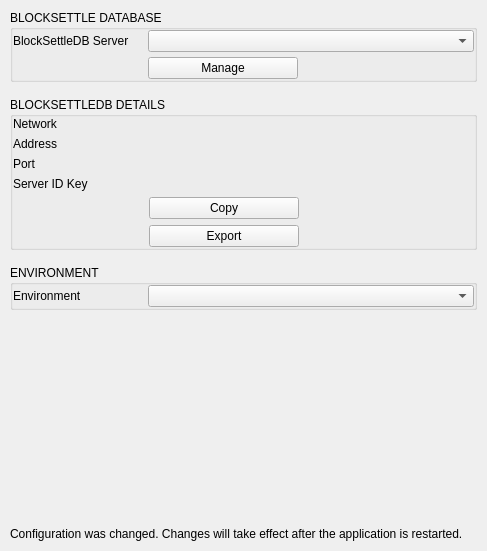
<?xml version="1.0" encoding="UTF-8"?>
<!--

***********************************************************************************
* Copyright (C) 2019 - 2020, BlockSettle AB
* Distributed under the GNU Affero General Public License (AGPL v3)
* See LICENSE or http://www.gnu.org/licenses/agpl.html
*
**********************************************************************************

-->
<ui version="4.0">
 <class>NetworkSettingsPage</class>
 <widget class="QWidget" name="NetworkSettingsPage">
  <property name="geometry">
   <rect>
    <x>0</x>
    <y>0</y>
    <width>487</width>
    <height>551</height>
   </rect>
  </property>
  <property name="windowTitle">
   <string>Form</string>
  </property>
  <layout class="QVBoxLayout" name="verticalLayout">
   <property name="spacing">
    <number>15</number>
   </property>
   <property name="leftMargin">
    <number>10</number>
   </property>
   <property name="topMargin">
    <number>10</number>
   </property>
   <property name="rightMargin">
    <number>10</number>
   </property>
   <property name="bottomMargin">
    <number>10</number>
   </property>
   <item>
    <widget class="QGroupBox" name="ArmorySettingsGroupBox">
     <property name="minimumSize">
      <size>
       <width>0</width>
       <height>0</height>
      </size>
     </property>
     <property name="title">
      <string>BLOCKSETTLE DATABASE</string>
     </property>
     <layout class="QVBoxLayout" name="verticalLayout_6">
      <property name="spacing">
       <number>5</number>
      </property>
      <property name="leftMargin">
       <number>0</number>
      </property>
      <property name="topMargin">
       <number>0</number>
      </property>
      <property name="rightMargin">
       <number>0</number>
      </property>
      <property name="bottomMargin">
       <number>0</number>
      </property>
      <item>
       <widget class="QWidget" name="horizontalWidget6_2" native="true">
        <property name="minimumSize">
         <size>
          <width>0</width>
          <height>0</height>
         </size>
        </property>
        <layout class="QHBoxLayout" name="horizontalLayout_9">
         <property name="spacing">
          <number>5</number>
         </property>
         <property name="leftMargin">
          <number>0</number>
         </property>
         <property name="topMargin">
          <number>0</number>
         </property>
         <property name="rightMargin">
          <number>0</number>
         </property>
         <property name="bottomMargin">
          <number>0</number>
         </property>
         <item>
          <widget class="QLabel" name="armoryDBHostLabel_2">
           <property name="sizePolicy">
            <sizepolicy hsizetype="Preferred" vsizetype="Preferred">
             <horstretch>0</horstretch>
             <verstretch>0</verstretch>
            </sizepolicy>
           </property>
           <property name="minimumSize">
            <size>
             <width>130</width>
             <height>0</height>
            </size>
           </property>
           <property name="maximumSize">
            <size>
             <width>130</width>
             <height>16777215</height>
            </size>
           </property>
           <property name="text">
            <string>BlockSettleDB Server</string>
           </property>
           <property name="wordWrap">
            <bool>true</bool>
           </property>
          </widget>
         </item>
         <item>
          <widget class="QComboBox" name="comboBoxArmoryServer"/>
         </item>
        </layout>
       </widget>
      </item>
      <item>
       <widget class="QWidget" name="horizontalWidget1_3" native="true">
        <property name="minimumSize">
         <size>
          <width>0</width>
          <height>0</height>
         </size>
        </property>
        <layout class="QHBoxLayout" name="horizontalLayout_6">
         <property name="spacing">
          <number>5</number>
         </property>
         <property name="leftMargin">
          <number>0</number>
         </property>
         <property name="topMargin">
          <number>0</number>
         </property>
         <property name="rightMargin">
          <number>0</number>
         </property>
         <property name="bottomMargin">
          <number>0</number>
         </property>
         <item>
          <widget class="QLabel" name="armoryDBHostLabel_3">
           <property name="minimumSize">
            <size>
             <width>130</width>
             <height>0</height>
            </size>
           </property>
           <property name="maximumSize">
            <size>
             <width>130</width>
             <height>16777215</height>
            </size>
           </property>
           <property name="text">
            <string/>
           </property>
           <property name="wordWrap">
            <bool>true</bool>
           </property>
          </widget>
         </item>
         <item>
          <widget class="QPushButton" name="pushButtonManageArmory">
           <property name="minimumSize">
            <size>
             <width>150</width>
             <height>0</height>
            </size>
           </property>
           <property name="maximumSize">
            <size>
             <width>16777215</width>
             <height>16777215</height>
            </size>
           </property>
           <property name="text">
            <string>Manage</string>
           </property>
          </widget>
         </item>
         <item>
          <spacer name="horizontalSpacer_2">
           <property name="orientation">
            <enum>Qt::Horizontal</enum>
           </property>
           <property name="sizeHint" stdset="0">
            <size>
             <width>40</width>
             <height>20</height>
            </size>
           </property>
          </spacer>
         </item>
        </layout>
       </widget>
      </item>
     </layout>
    </widget>
   </item>
   <item>
    <widget class="QGroupBox" name="ArmoryDetailsGroupBox">
     <property name="minimumSize">
      <size>
       <width>0</width>
       <height>0</height>
      </size>
     </property>
     <property name="title">
      <string>BLOCKSETTLEDB DETAILS</string>
     </property>
     <layout class="QVBoxLayout" name="verticalLayout_4">
      <property name="spacing">
       <number>6</number>
      </property>
      <property name="leftMargin">
       <number>0</number>
      </property>
      <property name="topMargin">
       <number>0</number>
      </property>
      <property name="rightMargin">
       <number>0</number>
      </property>
      <property name="bottomMargin">
       <number>0</number>
      </property>
      <item>
       <layout class="QHBoxLayout" name="horizontalLayout_14">
        <item>
         <widget class="QLabel" name="label_16">
          <property name="minimumSize">
           <size>
            <width>130</width>
            <height>0</height>
           </size>
          </property>
          <property name="maximumSize">
           <size>
            <width>130</width>
            <height>16777215</height>
           </size>
          </property>
          <property name="text">
           <string>Network</string>
          </property>
          <property name="alignment">
           <set>Qt::AlignLeading|Qt::AlignLeft|Qt::AlignVCenter</set>
          </property>
          <property name="wordWrap">
           <bool>true</bool>
          </property>
         </widget>
        </item>
        <item>
         <widget class="QLabel" name="labelArmoryServerNetwork">
          <property name="text">
           <string/>
          </property>
          <property name="whiteLabel" stdset="0">
           <bool>true</bool>
          </property>
         </widget>
        </item>
       </layout>
      </item>
      <item>
       <layout class="QHBoxLayout" name="horizontalLayout_13">
        <item>
         <widget class="QLabel" name="label_7">
          <property name="minimumSize">
           <size>
            <width>130</width>
            <height>0</height>
           </size>
          </property>
          <property name="maximumSize">
           <size>
            <width>130</width>
            <height>16777215</height>
           </size>
          </property>
          <property name="text">
           <string>Address</string>
          </property>
          <property name="alignment">
           <set>Qt::AlignLeading|Qt::AlignLeft|Qt::AlignVCenter</set>
          </property>
          <property name="wordWrap">
           <bool>true</bool>
          </property>
         </widget>
        </item>
        <item>
         <widget class="QLabel" name="labelArmoryServerAddress">
          <property name="text">
           <string/>
          </property>
          <property name="whiteLabel" stdset="0">
           <bool>true</bool>
          </property>
         </widget>
        </item>
       </layout>
      </item>
      <item>
       <layout class="QHBoxLayout" name="horizontalLayout_12">
        <item>
         <widget class="QLabel" name="label_6">
          <property name="minimumSize">
           <size>
            <width>130</width>
            <height>0</height>
           </size>
          </property>
          <property name="maximumSize">
           <size>
            <width>130</width>
            <height>16777215</height>
           </size>
          </property>
          <property name="text">
           <string>Port</string>
          </property>
          <property name="alignment">
           <set>Qt::AlignLeading|Qt::AlignLeft|Qt::AlignVCenter</set>
          </property>
          <property name="wordWrap">
           <bool>true</bool>
          </property>
         </widget>
        </item>
        <item>
         <widget class="QLabel" name="labelArmoryServerPort">
          <property name="text">
           <string/>
          </property>
          <property name="whiteLabel" stdset="0">
           <bool>true</bool>
          </property>
         </widget>
        </item>
       </layout>
      </item>
      <item>
       <layout class="QHBoxLayout" name="horizontalLayout_11">
        <item>
         <widget class="QLabel" name="label_4">
          <property name="minimumSize">
           <size>
            <width>130</width>
            <height>0</height>
           </size>
          </property>
          <property name="maximumSize">
           <size>
            <width>130</width>
            <height>16777215</height>
           </size>
          </property>
          <property name="text">
           <string>Server ID Key</string>
          </property>
          <property name="alignment">
           <set>Qt::AlignLeading|Qt::AlignLeft|Qt::AlignVCenter</set>
          </property>
          <property name="wordWrap">
           <bool>true</bool>
          </property>
         </widget>
        </item>
        <item>
         <widget class="QLabel" name="labelArmoryServerKey">
          <property name="text">
           <string/>
          </property>
          <property name="wordWrap">
           <bool>true</bool>
          </property>
          <property name="whiteLabel" stdset="0">
           <bool>true</bool>
          </property>
         </widget>
        </item>
       </layout>
      </item>
      <item>
       <layout class="QHBoxLayout" name="horizontalLayout_10">
        <item>
         <widget class="QLabel" name="label_5">
          <property name="minimumSize">
           <size>
            <width>130</width>
            <height>0</height>
           </size>
          </property>
          <property name="maximumSize">
           <size>
            <width>130</width>
            <height>16777215</height>
           </size>
          </property>
          <property name="text">
           <string/>
          </property>
          <property name="alignment">
           <set>Qt::AlignLeading|Qt::AlignLeft|Qt::AlignVCenter</set>
          </property>
          <property name="wordWrap">
           <bool>true</bool>
          </property>
         </widget>
        </item>
        <item>
         <widget class="QPushButton" name="pushButtonArmoryServerKeyCopy">
          <property name="minimumSize">
           <size>
            <width>150</width>
            <height>0</height>
           </size>
          </property>
          <property name="maximumSize">
           <size>
            <width>16777215</width>
            <height>16777215</height>
           </size>
          </property>
          <property name="text">
           <string>Copy</string>
          </property>
         </widget>
        </item>
        <item>
         <spacer name="horizontalSpacer_3">
          <property name="orientation">
           <enum>Qt::Horizontal</enum>
          </property>
          <property name="sizeHint" stdset="0">
           <size>
            <width>40</width>
            <height>20</height>
           </size>
          </property>
         </spacer>
        </item>
       </layout>
      </item>
      <item>
       <layout class="QHBoxLayout" name="horizontalLayout_15">
        <item>
         <widget class="QLabel" name="label_9">
          <property name="minimumSize">
           <size>
            <width>130</width>
            <height>0</height>
           </size>
          </property>
          <property name="maximumSize">
           <size>
            <width>130</width>
            <height>16777215</height>
           </size>
          </property>
          <property name="text">
           <string/>
          </property>
          <property name="alignment">
           <set>Qt::AlignLeading|Qt::AlignLeft|Qt::AlignVCenter</set>
          </property>
          <property name="wordWrap">
           <bool>true</bool>
          </property>
         </widget>
        </item>
        <item>
         <widget class="QPushButton" name="pushButtonArmoryServerKeySave">
          <property name="minimumSize">
           <size>
            <width>150</width>
            <height>0</height>
           </size>
          </property>
          <property name="maximumSize">
           <size>
            <width>150</width>
            <height>16777215</height>
           </size>
          </property>
          <property name="text">
           <string>Export</string>
          </property>
         </widget>
        </item>
        <item>
         <spacer name="horizontalSpacer_6">
          <property name="orientation">
           <enum>Qt::Horizontal</enum>
          </property>
          <property name="sizeHint" stdset="0">
           <size>
            <width>40</width>
            <height>20</height>
           </size>
          </property>
         </spacer>
        </item>
       </layout>
      </item>
     </layout>
    </widget>
   </item>
   <item>
    <widget class="QGroupBox" name="PublicBridgeSettingsGroup">
     <property name="title">
      <string>ENVIRONMENT</string>
     </property>
     <layout class="QVBoxLayout" name="verticalLayout_5">
      <property name="spacing">
       <number>5</number>
      </property>
      <property name="leftMargin">
       <number>0</number>
      </property>
      <property name="topMargin">
       <number>0</number>
      </property>
      <property name="rightMargin">
       <number>0</number>
      </property>
      <property name="bottomMargin">
       <number>0</number>
      </property>
      <item>
       <widget class="QWidget" name="horizontalWidget6_3" native="true">
        <property name="minimumSize">
         <size>
          <width>0</width>
          <height>0</height>
         </size>
        </property>
        <layout class="QHBoxLayout" name="horizontalLayout_16">
         <property name="spacing">
          <number>5</number>
         </property>
         <property name="leftMargin">
          <number>0</number>
         </property>
         <property name="topMargin">
          <number>0</number>
         </property>
         <property name="rightMargin">
          <number>0</number>
         </property>
         <property name="bottomMargin">
          <number>0</number>
         </property>
         <item>
          <widget class="QLabel" name="label_8">
           <property name="minimumSize">
            <size>
             <width>130</width>
             <height>0</height>
            </size>
           </property>
           <property name="maximumSize">
            <size>
             <width>130</width>
             <height>16777215</height>
            </size>
           </property>
           <property name="text">
            <string>Environment</string>
           </property>
           <property name="alignment">
            <set>Qt::AlignLeading|Qt::AlignLeft|Qt::AlignVCenter</set>
           </property>
           <property name="wordWrap">
            <bool>true</bool>
           </property>
          </widget>
         </item>
         <item>
          <widget class="QComboBox" name="comboBoxEnvironment"/>
         </item>
        </layout>
       </widget>
      </item>
     </layout>
    </widget>
   </item>
   <item>
    <spacer name="verticalSpacer">
     <property name="orientation">
      <enum>Qt::Vertical</enum>
     </property>
     <property name="sizeHint" stdset="0">
      <size>
       <width>20</width>
       <height>0</height>
      </size>
     </property>
    </spacer>
   </item>
   <item>
    <widget class="QLabel" name="labelConfChanged">
     <property name="sizePolicy">
      <sizepolicy hsizetype="Preferred" vsizetype="Preferred">
       <horstretch>0</horstretch>
       <verstretch>0</verstretch>
      </sizepolicy>
     </property>
     <property name="text">
      <string>Configuration was changed. Changes will take effect after the application is restarted. </string>
     </property>
     <property name="wordWrap">
      <bool>true</bool>
     </property>
     <property name="statusWarningLabel" stdset="0">
      <bool>true</bool>
     </property>
    </widget>
   </item>
  </layout>
 </widget>
 <resources/>
 <connections/>
</ui>
